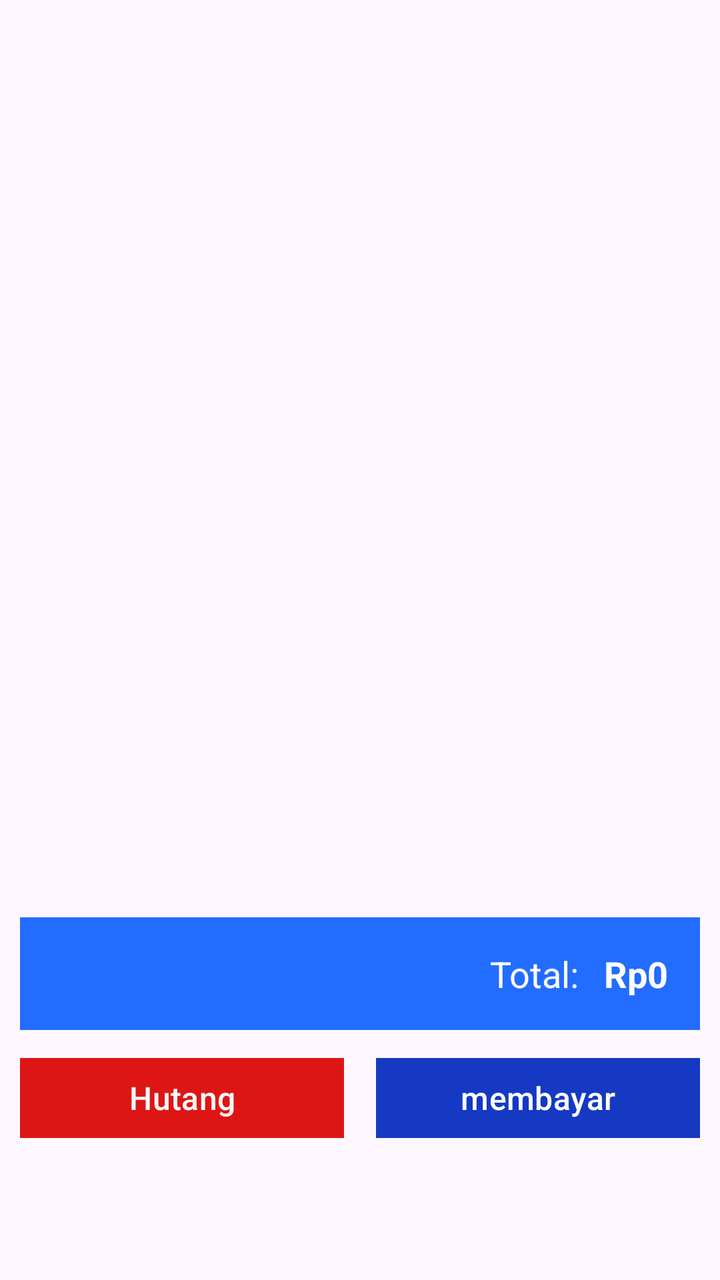
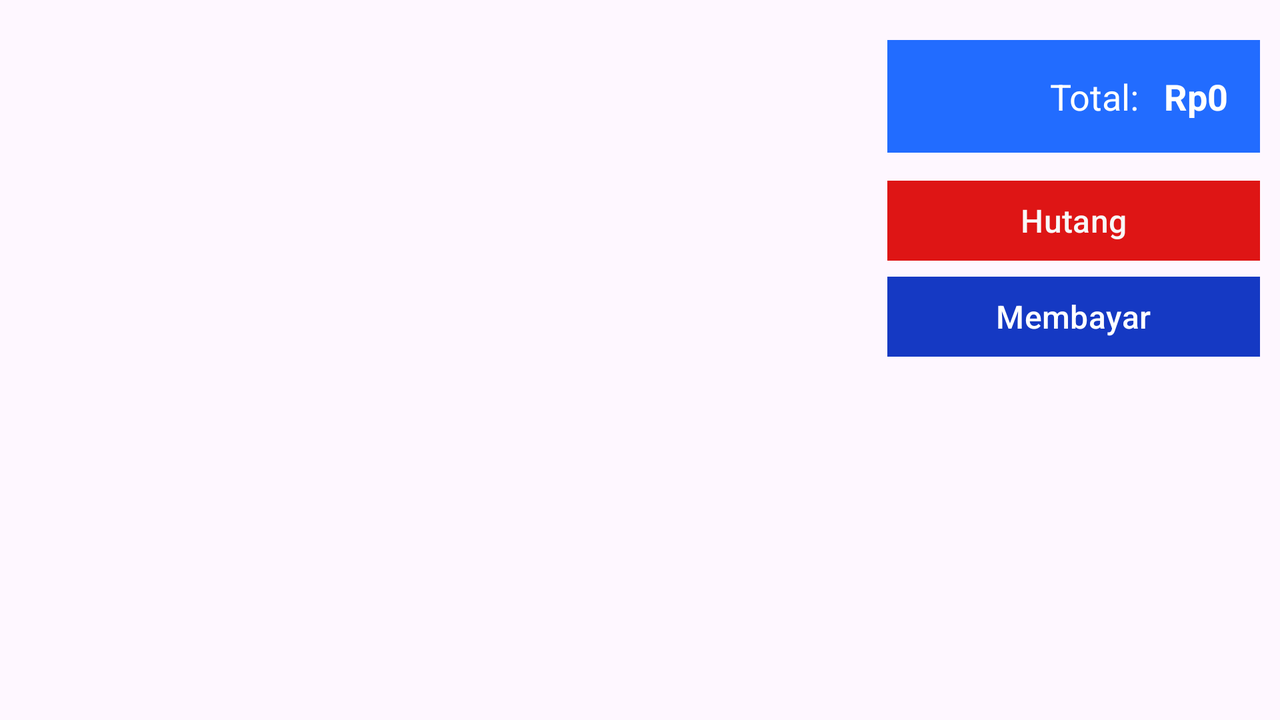

An Android layout and its configuration variant, each rendered on a device that would load it. The default file and the variant file are quoted in full after the pictures.
<!-- AndroidManifest.xml: application theme Base.Theme.Kasmart -->
<!-- res/layout/fragment_dashboard.xml -->
<?xml version="1.0" encoding="utf-8"?>
<FrameLayout xmlns:android="http://schemas.android.com/apk/res/android"
    xmlns:app="http://schemas.android.com/apk/res-auto"
    xmlns:tools="http://schemas.android.com/tools"
    android:layout_width="match_parent"
    android:layout_height="match_parent"
    tools:context=".dashboard">
    <RelativeLayout
        android:layout_width="match_parent"
        android:layout_height="match_parent">


        
        <TextView
            android:id="@+id/empty_inventory_message"
            android:layout_width="296dp"
            android:layout_height="146dp"
            android:layout_centerInParent="true"
            android:gravity="center"
            android:padding="16dp"
            android:text="Stok barang kosong atau belum tersedia. Silakan periksa inventory untuk informasi lebih lanjut"
            android:textColor="@android:color/darker_gray"
            android:textSize="16sp"
            android:visibility="gone"/>
        
        <androidx.recyclerview.widget.RecyclerView
            android:id="@+id/produk_list"
            android:layout_width="match_parent"
            android:layout_height="match_parent"
            android:layout_marginBottom="190dp"
            android:layout_marginEnd="10dp"
            android:layout_marginStart="10dp"
            android:layout_marginTop="20dp" />

    </RelativeLayout>

    <LinearLayout
        android:layout_width="match_parent"
        android:layout_height="wrap_content"
        android:orientation="vertical"
        android:layout_gravity="bottom"
        android:layout_marginStart="10dp"
        android:layout_marginEnd="10dp"
        android:layout_marginBottom="35dp">

        
        <LinearLayout
            android:layout_width="match_parent"
            android:layout_height="wrap_content"
            android:orientation="horizontal"
            android:layout_marginTop="10dp"
            android:gravity="end"
            android:padding="16dp"
            android:background="?attr/colorPrimary"
            android:layout_marginBottom="5dp"
            app:cornerRadius="8dp">

            <TextView
                android:id="@+id/totalTextLabel"
                android:layout_width="wrap_content"
                android:layout_height="wrap_content"
                android:text="Total: "
                android:textColor="@android:color/white"
                android:textSize="18sp"
                android:layout_gravity="center_vertical"
                android:layout_marginEnd="8dp"/>

            <TextView
                android:id="@+id/totalText"
                android:layout_width="wrap_content"
                android:layout_height="wrap_content"
                android:text="Rp0"
                android:textColor="@android:color/white"
                android:textSize="18sp"
                android:textStyle="bold"
                android:layout_gravity="center_vertical" />
        </LinearLayout>

        
        <LinearLayout
            android:layout_width="match_parent"
            android:layout_height="wrap_content"
            android:orientation="horizontal"
            android:gravity="center"
            android:layout_marginTop="5dp"
            android:layout_marginBottom="32dp">

            
            <Button
                android:id="@+id/buttonHutang"
                android:layout_width="0dp"
                android:layout_height="wrap_content"
                android:layout_marginEnd="16dp"
                android:layout_weight="1"
                android:backgroundTint="#DE1515"
                android:text="Hutang"
                android:textColor="#F8F8F8"
                android:textSize="16sp"
                app:cornerRadius="0dp"
                app:icon="@drawable/add_hutang"/>

            
            <Button
                android:id="@+id/buttonPembayaranSelesai"
                android:layout_width="0dp"
                android:layout_height="wrap_content"
                android:text="membayar"
                android:textColor="#FFFFFF"
                android:layout_weight="1"
                android:backgroundTint="#1539C3"
                android:textSize="16sp"
                app:icon="@drawable/payment_done"
                app:cornerRadius="0dp"/>
        </LinearLayout>

    </LinearLayout>
</FrameLayout>
<!-- resources referenced by this layout -->
<resources>
  <style name="Base.Theme.Kasmart" parent="Theme.Material3.DayNight.NoActionBar">
          
          <item name="colorPrimary">#226CFF</item>
          <item name="colorOnPrimary">#FFFFFF</item>
          <item name="drawableColor">#000000</item>
          <item name="headerColor">#084376</item>
          
          <item name="android:textColorPrimary">#000000</item>
      </style>
</resources>
<!-- res/layout-land/fragment_dashboard.xml (the repository's variant of the layout above) -->
<!-- drawn on the phone turned sideways -->
<?xml version="1.0" encoding="utf-8"?>
<FrameLayout xmlns:android="http://schemas.android.com/apk/res/android"
    xmlns:app="http://schemas.android.com/apk/res-auto"
    xmlns:tools="http://schemas.android.com/tools"
    android:layout_width="match_parent"
    android:layout_height="match_parent"
    tools:context=".dashboard">

    
    <LinearLayout
        android:layout_width="match_parent"
        android:layout_height="match_parent"
        android:orientation="horizontal">

        
        <androidx.recyclerview.widget.RecyclerView
            android:id="@+id/produk_list"
            android:layout_width="0dp"
            android:layout_height="match_parent"
            android:layout_weight="7"
            android:layout_marginTop="20dp"
            android:layout_marginStart="10dp"
            android:layout_marginEnd="10dp"
            android:layout_marginBottom="70dp" />

        
        <LinearLayout
            android:layout_width="wrap_content"
            android:layout_height="match_parent"
            android:orientation="vertical"
            android:layout_weight="1"
            android:layout_marginTop="20dp"
            android:layout_marginEnd="10dp"
            android:layout_marginBottom="70dp">

            
            <LinearLayout
                android:layout_width="match_parent"
                android:layout_height="wrap_content"
                android:orientation="horizontal"
                android:gravity="end"
                android:padding="16dp"
                android:background="?attr/colorPrimary"
                android:layout_marginBottom="5dp"
                app:cornerRadius="8dp">

                <TextView
                    android:id="@+id/totalTextLabel"
                    android:layout_width="wrap_content"
                    android:layout_height="wrap_content"
                    android:text="Total: "
                    android:textColor="@android:color/white"
                    android:textSize="18sp"
                    android:layout_gravity="center_vertical"
                    android:layout_marginEnd="8dp"/>

                <TextView
                    android:id="@+id/totalText"
                    android:layout_width="wrap_content"
                    android:layout_height="wrap_content"
                    android:text="Rp0"
                    android:textColor="@android:color/white"
                    android:textSize="18sp"
                    android:textStyle="bold"
                    android:layout_gravity="center_vertical" />
            </LinearLayout>

            
            <LinearLayout
                android:layout_width="match_parent"
                android:layout_height="wrap_content"
                android:orientation="vertical"
                android:gravity="center"
                android:layout_marginTop="5dp"
                android:layout_marginBottom="32dp">

                
                <Button
                    android:id="@+id/buttonHutang"
                    android:layout_width="match_parent"
                    android:layout_height="wrap_content"
                    android:backgroundTint="#DE1515"
                    android:text="Hutang"
                    android:textColor="#F8F8F8"
                    android:textSize="16sp"
                    app:cornerRadius="0dp"
                    app:icon="@drawable/add_hutang"/>

                
                <Button
                    android:id="@+id/buttonPembayaranSelesai"
                    android:layout_width="match_parent"
                    android:layout_height="wrap_content"
                    android:text="Membayar"
                    android:textColor="#FFFFFF"
                    android:backgroundTint="#1539C3"
                    android:textSize="16sp"
                    app:icon="@drawable/payment_done"
                    app:cornerRadius="0dp"/>
            </LinearLayout>

        </LinearLayout>

    </LinearLayout>

    
    <TextView
        android:id="@+id/empty_inventory_message"
        android:layout_width="296dp"
        android:layout_height="146dp"
        android:layout_centerInParent="true"
        android:gravity="center"
        android:padding="16dp"
        android:text="Stok barang kosong atau belum tersedia. Silakan periksa inventory untuk informasi lebih lanjut"
        android:textColor="@android:color/darker_gray"
        android:textSize="16sp"
        android:visibility="gone"/>

</FrameLayout>
